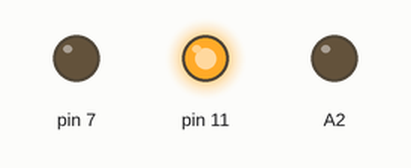
Bench run of a sketch on a simulated Arduino Uno, built with avr-gcc and run on an emulated ATmega328P. Shown: output pins drawn as LEDs (lit = HIGH).

Above: at 0.5 s.
At 2.2 s:
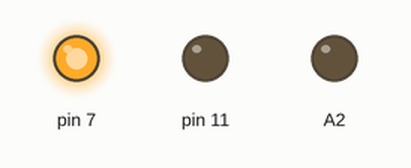
At 3.12 s:
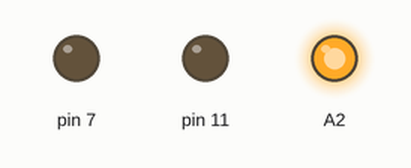
At 3.7 s:
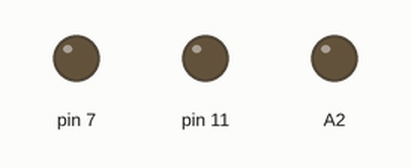
Timing chart, 0 to 5.5 s (numbered marks = the images above):
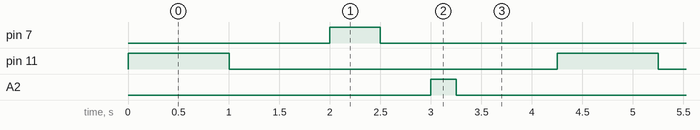

The sketch:

sketch_feb27b.ino
```cpp
//Light up Three LEDs at Different intervals
void setup()
{
  pinMode(11, OUTPUT);
  pinMode(7, OUTPUT);
  pinMode(A2, OUTPUT);
}

void loop()
{
  //Green LED
  // turn the LED on (HIGH is the voltage level)
  digitalWrite(11, HIGH);
  delay(1000); // Wait for 1000 millisecond(s)
  // turn the LED off by making the voltage LOW
  digitalWrite(11, LOW);
  delay(1000); // Wait for 1000 millisecond(s)

  //Red LED
  // turn the LED on (HIGH is the voltage level)
  digitalWrite(7, HIGH);
  delay(500); // Wait for 500 millisecond(s)
  // turn the LED off by making the voltage LOW
  digitalWrite(7, LOW);
  delay(500); // Wait for 500 millisecond(s)

  //Orange LED
  // turn the LED on (HIGH is the voltage level)
  digitalWrite(A2, HIGH);
  delay(250); // Wait for 250 millisecond(s)
  // turn the LED off by making the voltage LOW
  digitalWrite(A2, LOW);
  delay(1000); // Wait for 1000 millisecond(s)


}
```

Measured:
- by itself, pin 7: alternates HIGH for 0.50 s and LOW for 3.8 s
- by itself, pin 11: alternates HIGH for 1.0 s and LOW for 3.3 s
- by itself, A2: alternates HIGH for 0.25 s and LOW for 4.0 s
